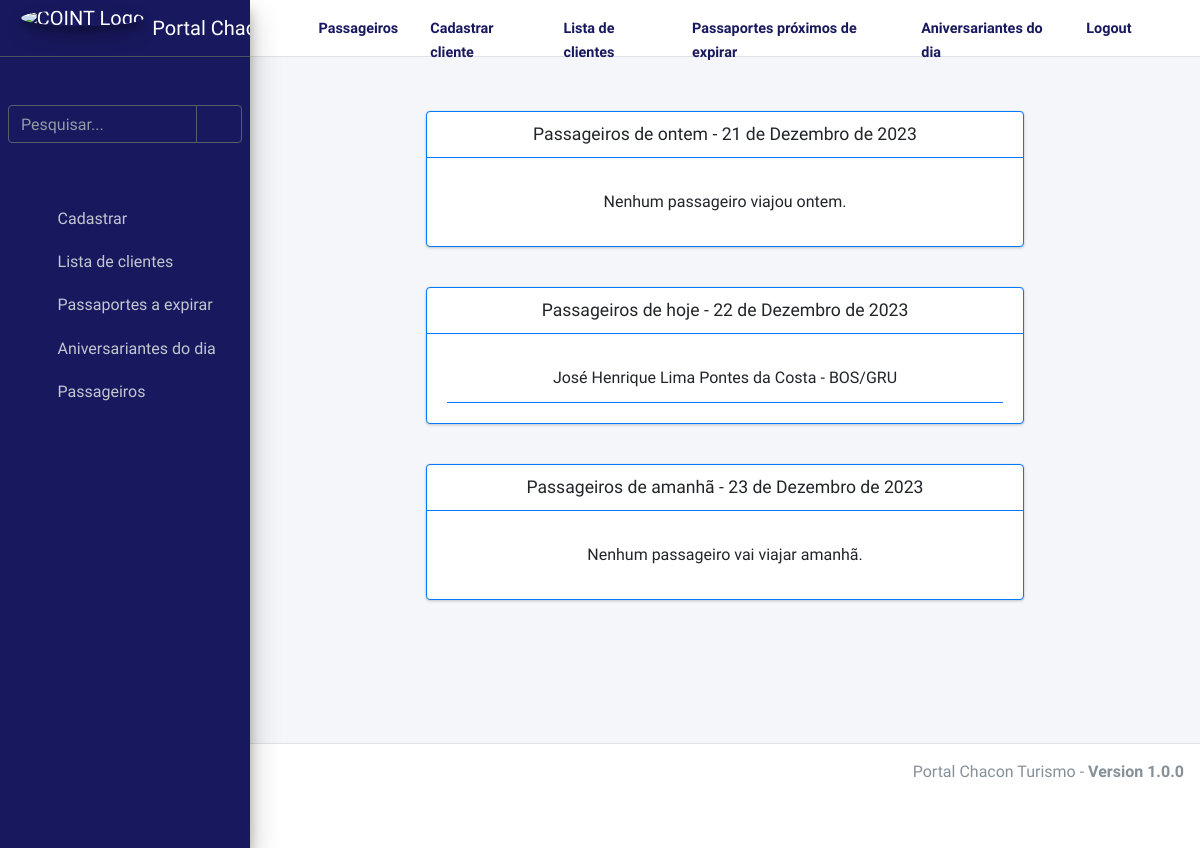
The app's page / (signed in) with its own data.
### apps/app_exemplo/models.py (models this page shows, shortened)
class Viagens(models.Model):
    cliente = models.ForeignKey(Clientes, on_delete=models.CASCADE)
    destino = models.CharField("Destino", max_length=255, blank=True, null=True)
    dataida = models.DateField("Data da ida", blank=True, null=True)
    datavolta = models.DateField("Data da Volta", blank=True, null=True)

class Clientes(models.Model):
    nome = models.CharField("Nome", max_length=255, blank=True, null=True)
    sobrenome = models.CharField("Sobrenome", max_length=255, blank=True, null=True)
    datanascimento = models.DateField("Data de Nascimento", auto_now_add=False, blank=True, null=True )
    passaporte = models.CharField("Passaporte", max_length=255, blank=True, null=True)
    datavalidade = models.DateField("Data de Validade", auto_now_add=False, blank=True, null=True )
    contato = models.PositiveIntegerField("Contato", blank=True, null=True)
    cpfcnpj = models.CharField("CPF ou CNPJ", max_length=400, blank=True, null=True)
    endereco = models.CharField("Endereço", max_length=1000, blank=True, null=True)
    email = models.CharField("Email", max_length=400, blank=True, null=True)

### base/views.py (the view)
# urls.py: path('', ViagensView.as_view(), name='index'),
@method_decorator(login_required, name='dispatch')
class ViagensView(TemplateView):
    template_name = "base/index.html"
    def get_context_data(self, **kwargs):
        context = super().get_context_data(**kwargs)
        hoje = date.today()
        ontem = hoje - timedelta(days=1)
        amanha = hoje + timedelta(days=1)
        passageiros_ontem = Viagens.objects.filter(dataida=ontem) | Viagens.objects.filter(datavolta=ontem)
        passageiros_hoje = Viagens.objects.filter(dataida=hoje) | Viagens.objects.filter(datavolta=hoje)
        passageiros_amanha = Viagens.objects.filter(dataida=amanha) | Viagens.objects.filter(datavolta=amanha)
        context['passageiros_ontem'] = passageiros_ontem
        context['passageiros_hoje'] = passageiros_hoje
        context['passageiros_amanha'] = passageiros_amanha
        context['hoje'] = hoje
        context['ontem'] = ontem
        context['amanha'] = amanha
        return context

### base/templates/base/index.html
{% extends "base/base.html" %}
{% block content %}
<div class="container">
    <div class="row justify-content-center">
        <div class="col-12 col-md-12 col-lg-8">
            <div class="card border border-primary">
                <div class="card-header d-flex justify-content-center border-bottom border-primary">
                    <h5 class="card-title text-wrap text-break mb-0">Passageiros de ontem - {{ ontem }}</h5>
                </div>
                <div class="card-body">
                    <ul class="list-group list-group-flush">
                        {% for dado in passageiros_ontem %}
                            <li class="list-group-item border-bottom border-primary text-center">{{ dado.cliente.nome }} {{ dado.cliente.sobrenome }} - {{ dado.destino }}</li>
                        {% empty %}
                            <li class="list-group-item text-center">Nenhum passageiro viajou ontem.</li>
                        {% endfor %}
                    </ul>
                </div>
            </div>
        </div>
    </div>
    <div class="row justify-content-center mt-4">
        <div class="col-12 col-md-12 col-lg-8">
            <div class="card border border-primary">
                <div class="card-header d-flex justify-content-center border-bottom border-primary">
                    <h5 class="card-title text-wrap text-break mb-0">Passageiros de hoje - {{ hoje }}</h5>
                </div>
                <div class="card-body">
                    <ul class="list-group list-group-flush">
                        {% for dado in passageiros_hoje %}
                            <li class="list-group-item border-bottom border-primary text-center">{{ dado.cliente.nome }} {{ dado.cliente.sobrenome }} - {{ dado.destino }}</li>
                        {% empty %}
                            <li class="list-group-item text-center">Nenhum passageiro viaja hoje.</li>
                        {% endfor %}
                    </ul>
                </div>
            </div>
        </div>
    </div>
    <div class="row justify-content-center mt-4">
        <div class="col-12 col-md-12 col-lg-8">
            <div class="card border border-primary">
                <div class="card-header d-flex justify-content-center border-bottom border-primary">
                    <h5 class="card-title text-wrap text-break mb-0">Passageiros de amanhã - {{ amanha }}</h5>
                </div>
                <div class="card-body">
                    <ul class="list-group list-group-flush">
                        {% for dado in passageiros_amanha %}
                            <li class="list-group-item border-bottom border-primary text-center">{{ dado.cliente.nome }} {{ dado.cliente.sobrenome }} - {{ dado.destino }}</li>
                        {% empty %}
                            <li class="list-group-item text-center">Nenhum passageiro vai viajar amanhã.</li>
                        {% endfor %}
                    </ul>
                </div>
            </div>
        </div>
    </div>
</div>
{% endblock %}

### records on screen
Viagens: cliente.nome "José Henrique", cliente.sobrenome "Lima Pontes da Costa", destino "BOS/GRU"
